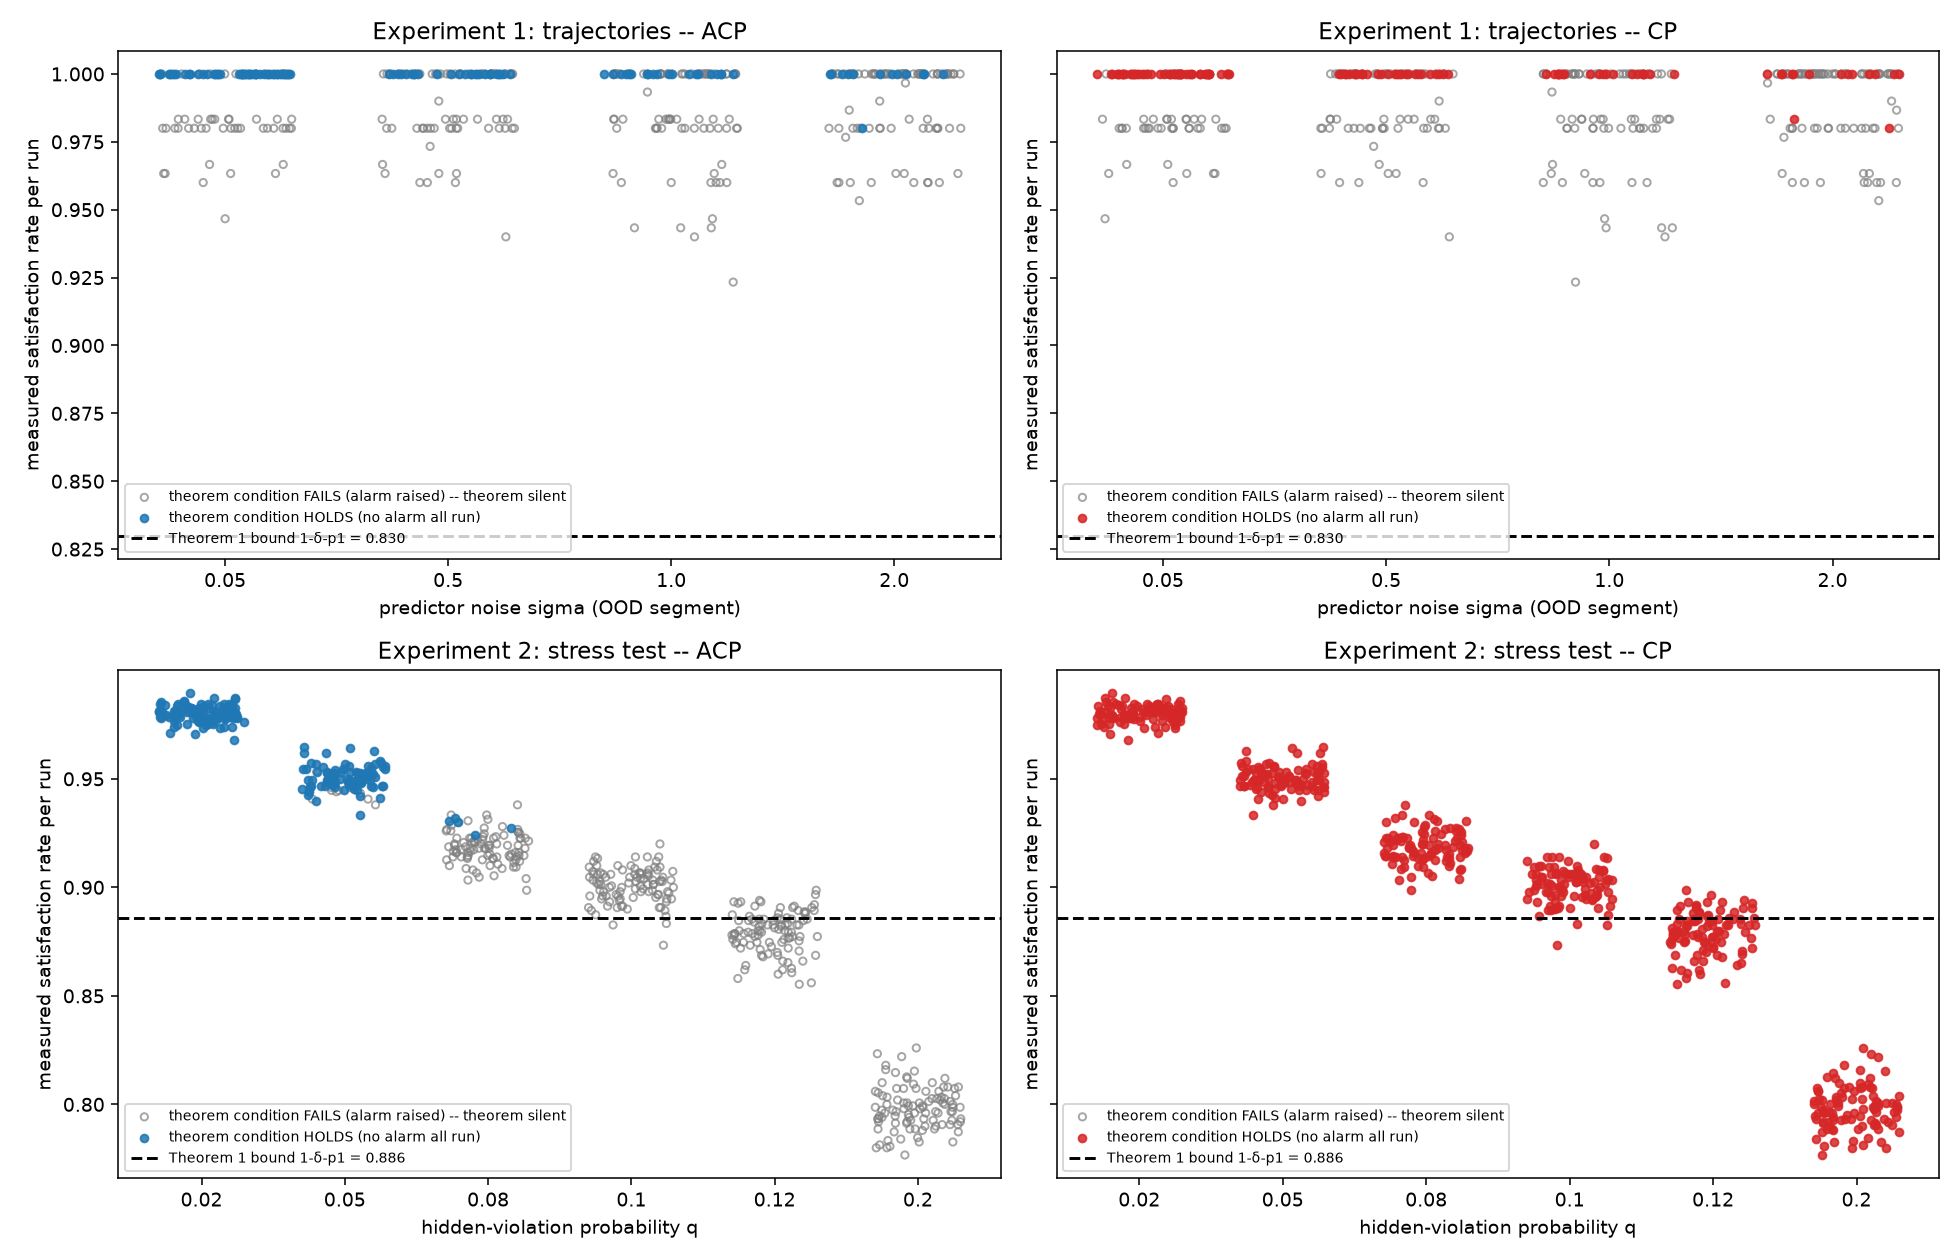

Source code (Python):
"""
theorem1_check.py -- Part D: empirically check Theorem 1 (Lin et al. 2025, Sec. 6.1).

Theorem 1: if rho_hat_t > C_t for ALL monitored t, then
           1 - delta - p1  <=  (1/T) sum_t Prob((s,t) |= phi),     p1 = (delta + gamma)/(T gamma).

Pipeline (every robustness value below is computed by the STL module, stl.py):
  trajectory window -> STL collision-avoidance robustness -> (rho_hat_t, rho_t)
  -> nonconformity scores R_t = rho_hat_{t-lag} - rho_{t-lag} -> ACP threshold C_t (acp.py)
  -> monitoring condition  rho_hat_t > C_t  (no alarm)       [the theorem's premise, strict inequality]
  -> measured satisfaction  (1/T) sum_t 1[rho_t > 0]          [(s,t) |= phi  <=>  rho_t > 0]
  -> compare with 1 - delta - p1.

Reading used: the premise is an event about a whole run, so the theorem is checked PER RUN.
A run is a "premise run" if no alarm fires at any monitored step. The theorem says nothing about other runs;
their satisfaction is reported for context only.

Two experiments
  1 "trajectories"  : a unicycle drives among point obstacles; the predictor's noise grows with severity (OOD).
                      Realistic, but on premise runs satisfaction is ~1, so the bound is not tested near tightness.
  2 "stress"        : each step is a constructed scene (obstacle + 5-point windows) in which the predictor hides a
                      true violation with probability q (severity). This puts satisfaction on premise runs close
                      to the bound, and shows ACP raising alarms (premise stops holding) once hidden violations
                      become frequent. Split CP (no adaptation) is shown as a contrast.

Evidence, not proof: see the notes printed at the end and in the README discussion.
Usage: python theorem1_check.py [--seeds 100] [--lag 5] [--init cal|none]
"""
import argparse, csv, os
import numpy as np
import matplotlib
matplotlib.use("Agg")
import matplotlib.pyplot as plt
from acp import AdaptiveConformal, SplitConformal, run_lagged, theorem1_lower_bound
from stl import window_collision_robustness
import synthetic as syn

DELTA, GAMMA, T0 = 0.1, 0.005, 15
H = 5
# experiment settings
TRAJ = dict(levels=[0.05, 0.5, 1.0, 2.0], T=300, n_obs=2, c=0.5, label="predictor noise sigma (OOD segment)")
STRESS = dict(levels=[0.02, 0.05, 0.08, 0.10, 0.12, 0.20], T=1500, c=5.0, label="hidden-violation probability q")


# ----------------------------------------------------------------------------
# data generators (all robustness values come from stl.window_collision_robustness)
# ----------------------------------------------------------------------------
def trajectory_world(rng, level, T=300, n_obs=2, c=0.5):
    """Unicycle trajectory among obstacles. Returns (rho_hat, rho, cal_errors)."""
    cal_hat, cal_rho, _ = syn.trajectory_series(rng, 300, H=H, n_obs=n_obs, c=c, sigma_id=0.05, sigma_ood=0.05, ood=False)
    rho_hat, rho, _ = syn.trajectory_series(rng, T + T0, H=H, n_obs=n_obs, c=c, sigma_id=0.05, sigma_ood=level)
    return rho_hat, rho, cal_hat - cal_rho


def stress_scenes(rng, q, T=1500, c=5.0):
    """Constructed scenes: obstacle at the origin; the true and the predicted windows are 5 points on a ray, nearest
    point at distance c + rho (so the STL robustness equals the designed rho). With probability q the predictor
    misses a real violation: designed R_t ~ U(3.8, 6) (rho_t < 0 while rho_hat_t ~ 3), else R_t ~ N(0, 0.1).
    The robustness values are then recomputed by the STL module from the window geometry."""
    obstacles = np.array([[0.0, 0.0]])
    L = T + T0
    rho_hat_design = 3 + 0.1 * rng.normal(size=L)
    R = np.where(rng.random(L) < q, rng.uniform(3.8, 6.0, L), rng.normal(0, 0.1, L))
    rho_design = rho_hat_design - R
    k = 0.2 * np.arange(H)[:, None]
    rho_hat, rho = np.empty(L), np.empty(L)
    for t in range(L):
        pred = np.hstack([c + rho_hat_design[t] + k, np.zeros((H, 1))])
        true = np.hstack([c + rho_design[t] + k, np.zeros((H, 1))])
        rho_hat[t] = window_collision_robustness(pred, obstacles, c)
        rho[t] = window_collision_robustness(true, obstacles, c)
    cal = rng.normal(0, 0.1, 200)                                       # ID-only calibration errors
    return rho_hat, rho, cal


# ----------------------------------------------------------------------------
# analysis of ONE run
# ----------------------------------------------------------------------------
def analyse_run(rho_hat, rho, cal, method="acp", lag=H, t0=T0, init="cal"):
    if method == "acp":
        obj = AdaptiveConformal(DELTA, GAMMA, init_scores=cal if init == "cal" else ())
    elif method == "cp":
        obj = SplitConformal(DELTA, cal)
    else:
        raise ValueError(method)
    out = run_lagged(rho_hat, rho, obj, lag=lag, t0=t0)
    mon = ~np.isnan(out["e"])
    C, rh, r = out["C"][mon], rho_hat[mon], rho[mon]
    no_alarm = rh > C                                  # strict: the theorem's premise at each step
    sat = r > 0                                        # (s,t) |= phi  <=>  rho_t > 0
    covered = (rh - r) <= C                            # rho_hat_t - rho_t <= C_t, same C_t that gated the alarm
    T_eff = int(mon.sum())
    return dict(premise=bool(no_alarm.all()), sat=float(sat.mean()), alarm_rate=float((~no_alarm).mean()),
                T_eff=T_eff, bound=float(theorem1_lower_bound(T_eff, DELTA, GAMMA)),
                impl_viol=int((no_alarm & covered & ~sat).sum()))   # pure algebra: must be 0


def run_experiment(kind, seeds=100, lag=H, t0=T0, init="cal", methods=("acp", "cp"), seed0=7000, levels=None):
    cfg = TRAJ if kind == "trajectories" else STRESS
    levels = cfg["levels"] if levels is None else levels
    runs = []
    for li, level in enumerate(levels):
        for s in range(seeds):
            rng = np.random.default_rng(seed0 + 1000 * li + s)
            if kind == "trajectories":
                rho_hat, rho, cal = trajectory_world(rng, level, cfg["T"], cfg["n_obs"], cfg["c"])
            else:
                rho_hat, rho, cal = stress_scenes(rng, level, cfg["T"], cfg["c"])
            for m in methods:
                r = analyse_run(rho_hat, rho, cal, m, lag, t0, init)
                r.update(experiment=kind, level=level, method=m, seed=s)
                runs.append(r)
    return runs


def summarise(runs):
    rows = []
    keys = dict.fromkeys((r["experiment"], r["method"], r["level"]) for r in runs)
    for (ex, m, lv) in keys:
        rs = [r for r in runs if (r["experiment"], r["method"], r["level"]) == (ex, m, lv)]
        prem = [r for r in rs if r["premise"]]
        rows.append(dict(
            experiment=ex, method=m, level=lv, n_runs=len(rs), n_premise=len(prem),
            frac_premise=len(prem) / len(rs), T_eff=rs[0]["T_eff"], bound=rs[0]["bound"],
            sat_premise_mean=float(np.mean([r["sat"] for r in prem])) if prem else float("nan"),
            sat_premise_min=float(np.min([r["sat"] for r in prem])) if prem else float("nan"),
            n_premise_below_bound=int(sum(r["sat"] < r["bound"] for r in prem)),
            sat_nonpremise_mean=float(np.mean([r["sat"] for r in rs if not r["premise"]])) if len(prem) < len(rs) else float("nan"),
            alarm_rate=float(np.mean([r["alarm_rate"] for r in rs])),
            impl_viol=int(sum(r["impl_viol"] for r in rs))))
    return rows


def to_markdown(rows):
    out = []
    for ex in dict.fromkeys(r["experiment"] for r in rows):
        out += [f"### Experiment: {ex}", "",
                "| method | severity | runs where condition holds | satisfaction on those runs: mean [min] | theorem bound | # of those runs below bound | satisfaction on other runs (context) | alarm rate | implication violations |",
                "|---|---:|---:|---:|---:|---:|---:|---:|---:|"]
        for r in (r for r in rows if r["experiment"] == ex):
            sp = "n/a" if r["n_premise"] == 0 else f"{r['sat_premise_mean']:.3f} [{r['sat_premise_min']:.3f}]"
            so = "n/a" if np.isnan(r["sat_nonpremise_mean"]) else f"{r['sat_nonpremise_mean']:.3f}"
            out.append(f"| {r['method'].upper()} | {r['level']} | {r['n_premise']}/{r['n_runs']} | {sp} | {r['bound']:.3f} | "
                       f"{r['n_premise_below_bound']} | {so} | {r['alarm_rate']:.3f} | {r['impl_viol']} |")
        out.append("")
    return "\n".join(out)


def plot(runs, path):
    fig, axes = plt.subplots(2, 2, figsize=(14, 9), sharey="row")
    rng = np.random.default_rng(0)
    for i, kind in enumerate(("trajectories", "stress")):
        cfg = TRAJ if kind == "trajectories" else STRESS
        for j, m in enumerate(("acp", "cp")):
            ax = axes[i, j]
            rs = [r for r in runs if r["experiment"] == kind and r["method"] == m]
            xi = np.array([cfg["levels"].index(r["level"]) for r in rs], float) + rng.uniform(-0.3, 0.3, len(rs))
            y = np.array([r["sat"] for r in rs]); prem = np.array([r["premise"] for r in rs])
            ax.scatter(xi[~prem], y[~prem], s=14, facecolors="none", edgecolors="gray", alpha=0.7,
                       label="theorem condition FAILS (alarm raised) -- theorem silent")
            ax.scatter(xi[prem], y[prem], s=16, color="tab:blue" if m == "acp" else "tab:red", alpha=0.85,
                       label="theorem condition HOLDS (no alarm all run)")
            ax.axhline(rs[0]["bound"], color="k", ls="--", label=f"Theorem 1 bound 1-δ-p1 = {rs[0]['bound']:.3f}")
            ax.set_xticks(range(len(cfg["levels"]))); ax.set_xticklabels(cfg["levels"])
            ax.set_xlabel(cfg["label"]); ax.set_ylabel("measured satisfaction rate per run")
            ax.set_title(f"{'Experiment 1: trajectories' if i == 0 else 'Experiment 2: stress test'} -- {m.upper()}")
            ax.legend(fontsize=7, loc="lower left")
    plt.tight_layout(); plt.savefig(path, dpi=140); plt.close()


def main():
    ap = argparse.ArgumentParser()
    ap.add_argument("--seeds", type=int, default=100)
    ap.add_argument("--lag", type=int, default=H)
    ap.add_argument("--t0", type=int, default=T0)
    ap.add_argument("--init", choices=["cal", "none"], default="cal")
    ap.add_argument("--out", default="results")
    a = ap.parse_args()
    os.makedirs(a.out, exist_ok=True)

    runs = run_experiment("trajectories", a.seeds, a.lag, a.t0, a.init) + run_experiment("stress", a.seeds, a.lag, a.t0, a.init)
    rows = summarise(runs)
    md = to_markdown(rows)
    head = (f"# Theorem 1 check: delta={DELTA}, gamma={GAMMA}, seeds={a.seeds}, lag={a.lag}, t0={a.t0}, init={a.init}\n\n"
            "Condition = no alarm at any monitored step (rho_hat_t > C_t for all t). Satisfaction = mean 1[rho_t > 0].\n"
            "'Implication violations' counts steps with no alarm, rho_hat_t - rho_t <= C_t, yet rho_t <= 0: must be 0 (algebra).\n\n")
    print("\n" + head + md)
    with open(os.path.join(a.out, "theorem1_check.md"), "w") as f:
        f.write(head + md + "\n")
    with open(os.path.join(a.out, "theorem1_check.csv"), "w", newline="") as f:
        w = csv.DictWriter(f, fieldnames=list(rows[0].keys())); w.writeheader(); w.writerows(rows)
    plot(runs, os.path.join(a.out, "theorem1_check.png"))

    acp_rows = [r for r in rows if r["method"] == "acp"]
    print("ACP: runs where the condition holds =", sum(r["n_premise"] for r in acp_rows),
          "| of those, below the bound =", sum(r["n_premise_below_bound"] for r in acp_rows),
          "| implication violations =", sum(r["impl_viol"] for r in rows))
    print("Saved theorem1_check.md, theorem1_check.csv, theorem1_check.png in ./" + a.out)


if __name__ == "__main__":
    main()
